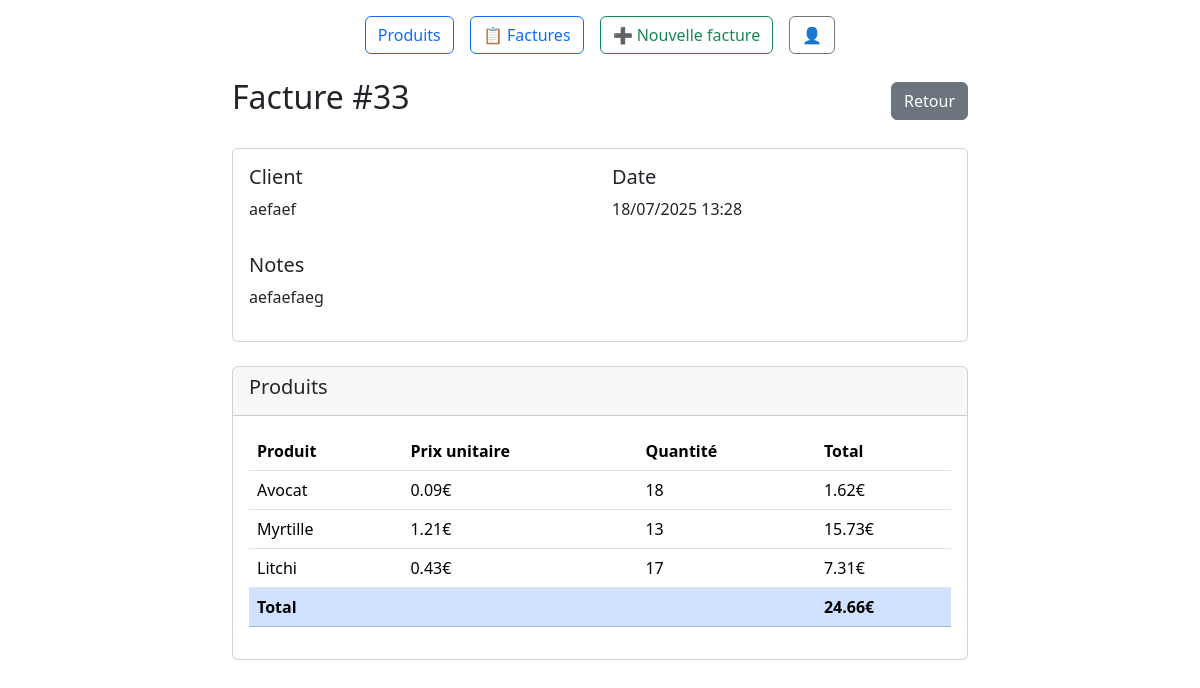
/invoices/33/, run on the app's committed database.
### products/models.py (models this page shows, shortened)
class Invoice(models.Model):
    created_at = models.DateTimeField(auto_now_add=True)  # date de création de la facture
    products = models.ManyToManyField('Product', through='InvoiceItem')  # les produits liés
    customer_name = models.CharField(max_length=100)  # optionnel, au cas où
    notes = models.TextField(blank=True, null=True)    # champ libre
    def total_price(self):
        return sum(item.total_price() for item in self.invoiceitem_set.all())

class InvoiceItem(models.Model):
    invoice = models.ForeignKey(Invoice, on_delete=models.CASCADE)
    product = models.ForeignKey(Product, on_delete=models.CASCADE)
    quantity = models.PositiveIntegerField(default=1)
    def total_price(self):
        return self.product.price * self.quantity

class Product(models.Model):
    name = models.CharField(max_length=100)
    price = models.DecimalField(max_digits=10, decimal_places=2)
    expiration_date = models.DateField(blank=True, null=True)
    image = models.ImageField(upload_to='product_images/', blank=True, null=True)
    class Variety(models.TextChoices):
        France = "FR", "France"
        Maroc = "MAR", "Maroc"
        Espagne = "ESP", "Espagne"
        Italie = "IT", "Italie"
        Tunisie = "TUN", "Tunisie"
        Turquie = "TUR", "Turquie"
        Egypte = "EGY", "Egypte"
    variety = models.fields.CharField(choices=Variety.choices, max_length=3)

### products/views.py (the view)
# urls.py: path('invoices/<int:id>/', product_views.invoice_detail, name="invoice-detail"),
def invoice_detail(request, id):
    invoice = get_object_or_404(Invoice, pk=id)
    items = InvoiceItem.objects.filter(invoice=invoice)
    return render(request, 'products/invoice_detail.html', {
        'invoice': invoice,
        'items': items
    })

### products/templates/products/invoice_detail.html
{% extends 'products/base.html' %} {% block content %}
<div class="container mt-4">
  <div class="row">
    <div class="col-md-8 offset-md-2">
      <div class="d-flex justify-content-between align-items-center mb-4">
        <h2>Facture #{{ invoice.pk }}</h2>
        <div>
          <a href="{% url 'invoice-list' %}" class="btn btn-secondary"
            >Retour</a
          >
        </div>
      </div>
      <div class="card mb-4">
        <div class="card-body">
          <div class="row">
            <div class="col-md-6">
              <h5>Client</h5>
              <p>{{ invoice.customer_name }}</p>
            </div>
            <div class="col-md-6">
              <h5>Date</h5>
              <p>{{ invoice.created_at|date:"d/m/Y H:i" }}</p>
            </div>
          </div>
          {% if invoice.notes %}
          <div class="mt-3">
            <h5>Notes</h5>
            <p>{{ invoice.notes }}</p>
          </div>
          {% endif %}
        </div>
      </div>
      <div class="card mb-4">
        <div class="card-header">
          <h5>Produits</h5>
        </div>
        <div class="card-body">
          <div class="table-responsive">
            <table class="table">
              <thead>
                <tr>
                  <th>Produit</th>
                  <th>Prix unitaire</th>
                  <th>Quantité</th>
                  <th>Total</th>
                </tr>
              </thead>
              <tbody>
                {% for item in items %}
                <tr>
                  <td>{{ item.product.name }}</td>
                  <td>{{ item.product.price }}€</td>
                  <td>{{ item.quantity }}</td>
                  <td>{{ item.total_price }}€</td>
                </tr>
                {% endfor %}
              </tbody>
              <tfoot>
                <tr class="table-primary">
                  <th colspan="3">Total</th>
                  <th>{{ invoice.total_price }}€</th>
                </tr>
              </tfoot>
            </table>
          </div>
        </div>
      </div>
    </div>
  </div>
</div>
{% endblock %}

### data on the page
Invoice: pk "33", customer_name "aefaef", created_at "18/07/2025 13:28", notes "aefaefaeg", total_price "24.66"
InvoiceItem: product.name "Avocat", product.price "0.09", quantity "18", total_price "1.62"
InvoiceItem: product.name "Myrtille", product.price "1.21", quantity "13", total_price "15.73"
InvoiceItem: product.name "Litchi", product.price "0.43", quantity "17", total_price "7.31"
